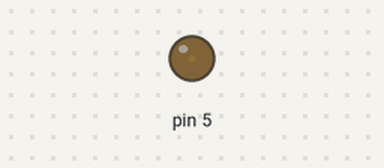
This sketch was run on a simulated Arduino Uno, built with avr-gcc and run on an emulated ATmega328P. Parts: output pins drawn as LEDs (lit = HIGH).

Above: at 0.05 s.
At 2.3 s:
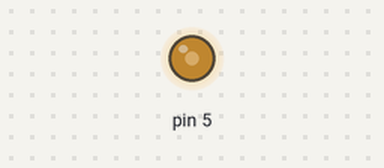
At 4.6 s:
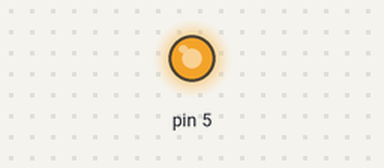
At 9.2 s:
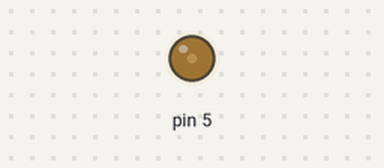
Timing chart, 0 to 13.3 s (numbered marks = the images above):
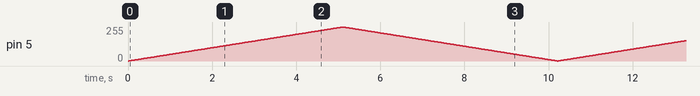

The sketch:

led_intensidad.ino
```cpp
void setup() {
  // put your setup code here, to run once:
  pinMode(5,OUTPUT);

}

void loop() {
  // put your main code here, to run repeatedly:
  for(int i=0; i<255; i++){
    analogWrite(5,i);// 0 - 255
    delay(20);
  }
   for(int i=255; i>0; i--){
    analogWrite(5,i);// 0 - 255
    delay(20);
  }


}
```
